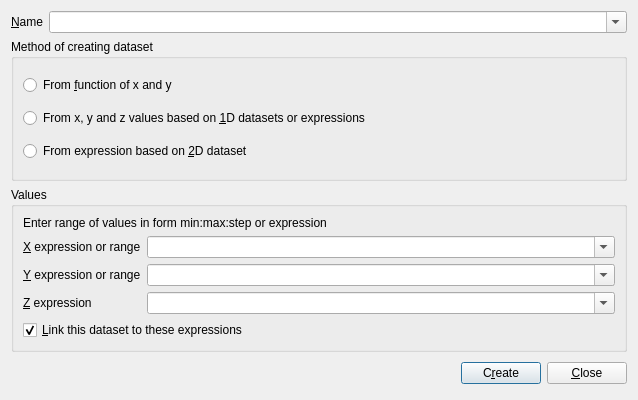
<ui version="4.0" >
 <class>Dialog</class>
 <widget class="QDialog" name="Dialog" >
  <property name="geometry" >
   <rect>
    <x>0</x>
    <y>0</y>
    <width>638</width>
    <height>400</height>
   </rect>
  </property>
  <property name="windowTitle" >
   <string>Create 2D dataset</string>
  </property>
  <layout class="QVBoxLayout" >
   <item>
    <layout class="QHBoxLayout" >
     <item>
      <widget class="QLabel" name="label" >
       <property name="text" >
        <string>&amp;Name</string>
       </property>
       <property name="buddy" >
        <cstring>namecombo</cstring>
       </property>
      </widget>
     </item>
     <item>
      <widget class="QComboBox" name="namecombo" >
       <property name="sizePolicy" >
        <sizepolicy vsizetype="Fixed" hsizetype="Expanding" >
         <horstretch>0</horstretch>
         <verstretch>0</verstretch>
        </sizepolicy>
       </property>
       <property name="editable" >
        <bool>true</bool>
       </property>
      </widget>
     </item>
    </layout>
   </item>
   <item>
    <widget class="QGroupBox" name="groupBox" >
     <property name="title" >
      <string>Method of creating dataset</string>
     </property>
     <layout class="QVBoxLayout" >
      <item>
       <widget class="QRadioButton" name="fromxyfunc" >
        <property name="text" >
         <string>From &amp;function of x and y</string>
        </property>
       </widget>
      </item>
      <item>
       <widget class="QRadioButton" name="fromxyzexpr" >
        <property name="text" >
         <string>From x, y and z values based on &amp;1D datasets or expressions</string>
        </property>
       </widget>
      </item>
      <item>
       <widget class="QRadioButton" name="from2dexpr" >
        <property name="text" >
         <string>From expression based on &amp;2D dataset</string>
        </property>
       </widget>
      </item>
     </layout>
    </widget>
   </item>
   <item>
    <widget class="QGroupBox" name="groupBox_2" >
     <property name="title" >
      <string>Values</string>
     </property>
     <layout class="QVBoxLayout" >
      <item>
       <widget class="QLabel" name="label_8" >
        <property name="text" >
         <string>Enter range of values in form min:max:step or expression</string>
        </property>
       </widget>
      </item>
      <item>
       <layout class="QGridLayout" >
        <item row="0" column="0" >
         <widget class="QLabel" name="label_2" >
          <property name="text" >
           <string>&amp;X expression or range</string>
          </property>
          <property name="buddy" >
           <cstring>xexprcombo</cstring>
          </property>
         </widget>
        </item>
        <item row="0" column="1" >
         <widget class="QComboBox" name="xexprcombo" >
          <property name="sizePolicy" >
           <sizepolicy vsizetype="Fixed" hsizetype="Expanding" >
            <horstretch>0</horstretch>
            <verstretch>0</verstretch>
           </sizepolicy>
          </property>
          <property name="editable" >
           <bool>true</bool>
          </property>
         </widget>
        </item>
        <item row="1" column="0" >
         <widget class="QLabel" name="label_3" >
          <property name="text" >
           <string>&amp;Y expression or range</string>
          </property>
          <property name="buddy" >
           <cstring>yexprcombo</cstring>
          </property>
         </widget>
        </item>
        <item row="1" column="1" >
         <widget class="QComboBox" name="yexprcombo" >
          <property name="sizePolicy" >
           <sizepolicy vsizetype="Fixed" hsizetype="Expanding" >
            <horstretch>0</horstretch>
            <verstretch>0</verstretch>
           </sizepolicy>
          </property>
          <property name="editable" >
           <bool>true</bool>
          </property>
         </widget>
        </item>
        <item row="2" column="0" >
         <widget class="QLabel" name="label_4" >
          <property name="text" >
           <string>&amp;Z expression</string>
          </property>
          <property name="buddy" >
           <cstring>zexprcombo</cstring>
          </property>
         </widget>
        </item>
        <item row="2" column="1" >
         <widget class="QComboBox" name="zexprcombo" >
          <property name="sizePolicy" >
           <sizepolicy vsizetype="Fixed" hsizetype="Expanding" >
            <horstretch>0</horstretch>
            <verstretch>0</verstretch>
           </sizepolicy>
          </property>
          <property name="editable" >
           <bool>true</bool>
          </property>
         </widget>
        </item>
       </layout>
      </item>
      <item>
       <widget class="QCheckBox" name="linkcheckbox" >
        <property name="text" >
         <string>&amp;Link this dataset to these expressions</string>
        </property>
        <property name="checked" >
         <bool>true</bool>
        </property>
       </widget>
      </item>
     </layout>
    </widget>
   </item>
   <item>
    <layout class="QHBoxLayout" >
     <property name="spacing" >
      <number>6</number>
     </property>
     <property name="leftMargin" >
      <number>0</number>
     </property>
     <property name="topMargin" >
      <number>0</number>
     </property>
     <property name="rightMargin" >
      <number>0</number>
     </property>
     <property name="bottomMargin" >
      <number>0</number>
     </property>
     <item>
      <spacer>
       <property name="orientation" >
        <enum>Qt::Horizontal</enum>
       </property>
       <property name="sizeHint" >
        <size>
         <width>131</width>
         <height>31</height>
        </size>
       </property>
      </spacer>
     </item>
     <item>
      <widget class="QPushButton" name="createbutton" >
       <property name="text" >
        <string>C&amp;reate</string>
       </property>
      </widget>
     </item>
     <item>
      <widget class="QPushButton" name="closebutton" >
       <property name="text" >
        <string>&amp;Close</string>
       </property>
      </widget>
     </item>
    </layout>
   </item>
  </layout>
 </widget>
 <resources/>
 <connections>
  <connection>
   <sender>closebutton</sender>
   <signal>clicked()</signal>
   <receiver>Dialog</receiver>
   <slot>close()</slot>
   <hints>
    <hint type="sourcelabel" >
     <x>590</x>
     <y>374</y>
    </hint>
    <hint type="destinationlabel" >
     <x>318</x>
     <y>199</y>
    </hint>
   </hints>
  </connection>
 </connections>
</ui>
